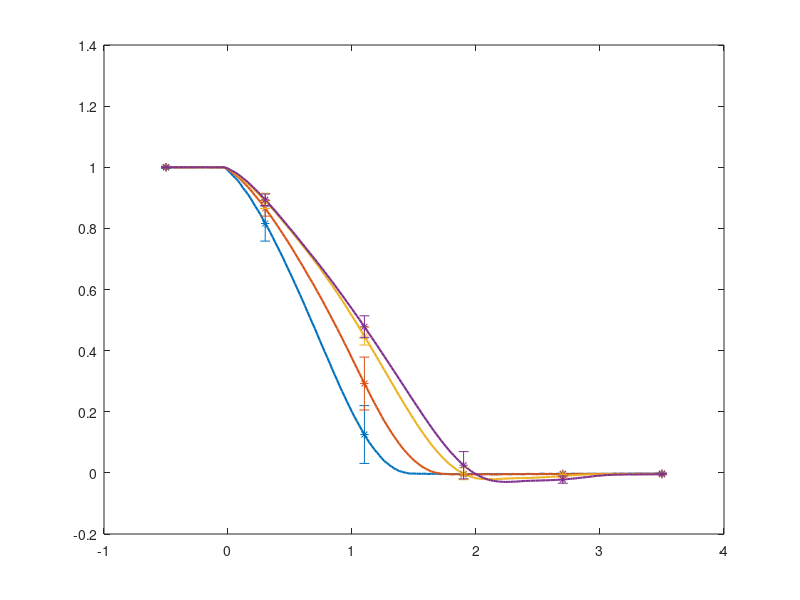

The MATLAB script that drew this image: (Note: this script raises an error after producing the figure.)
%%%%%%%%%%%%%%%%%%%%%%%%%%%%%%%%%%%%%%%%%%%%%%%%%%%%%%%%%%%%%%%%%%%%%%%%%%
%%%%                        Surge Decay                               %%%%
%%%%%%%%%%%%%%%%%%%%%%%%%%%%%%%%%%%%%%%%%%%%%%%%%%%%%%%%%%%%%%%%%%%%%%%%%%
clear all; close all; clc;

load('surgeDecayCase.mat')
load ./exp/SurgeDecay_norm_postp_mean.mat

%% Plot Exp and WS Data

figure;

%EXP
for i=1:4
    plot(T_mean(i).t_corrected,T_mean(i).y_norm,'-','LineWidth',1.5);hold on
end
set(gca,'ColorOrderIndex',1)
set(gcf, 'Color', 'w');
for j=1:length(T_mean(1).error_bar_norm)
    ind(j)= find(T_mean(i).t_corrected==T_mean(i).t_error_bar(j));
end
for i = 1:4
    errorbar(T_mean(i).t_error_bar,T_mean(i).y_norm(ind(:)),T_mean(i).error_bar_norm,'*'); hold on;
end

disp = [7,10,15,20];
%NonLinear WS
% hold on
% set(gca,'ColorOrderIndex',1)
% set(gcf, 'Color', 'w');
% for i = 1:length(mcr.cases(:,1))
%     load(['./heaveDecayCase_',num2str(mcr.cases(i)*100,'%2g'),'cm/FOSWEC_Heave_matlabWorkspace.mat']) 
%     plot(output.bodies(2).time,(output.bodies(2).position(:,3)-body(2).cg(3))*100/disp(i),'-.','LineWidth',1.5);   
%     hold on
% end

%Linear WS
hold on
set(gca,'ColorOrderIndex',1)
set(gcf, 'Color', 'w');
for i = 1:length(mcr.cases(:,1))
    load(['./surgeDecay_linear/surgeDecayCase_',num2str(mcr.cases(i)*100,'%2g'),'cm/FOSWEC_Surge_matlabWorkspace.mat']) 
    plot(output.bodies(3).time,(output.bodies(3).position(:,1)-body(3).cg(1))*100/disp(i),':','LineWidth',1.5);   
    hold on
end
% 
% %Linear WS noCd
% hold on
% set(gca,'ColorOrderIndex',1)
% set(gcf, 'Color', 'w');
% for i = 1:length(mcr.cases(:,1))
%     load(['./heaveDecay_linear_c450_cd0/heaveDecayCase_',num2str(mcr.cases(i)*100,'%2g'),'cm/FOSWEC_Heave_matlabWorkspace.mat']) 
%     plot(output.bodies(2).time,(output.bodies(2).position(:,3)-body(2).cg(3))*100/disp(i),'-.','LineWidth',1.5);   
%     hold on
% end
% 

xlabel('t [s]')
ylabel('x/x_o')
xlim([-0.5 3.5])
for i = 1:length(disp)
    leg{i} = ['z_0 = ' num2str(disp(i),3) '^o'];
end
legend(leg,'location','northeast')
title('Surge Decay Exp, Linear (c770 cd1.28 k925)')

savefig('surgeDecay_norm_Exp_WS.fig')
